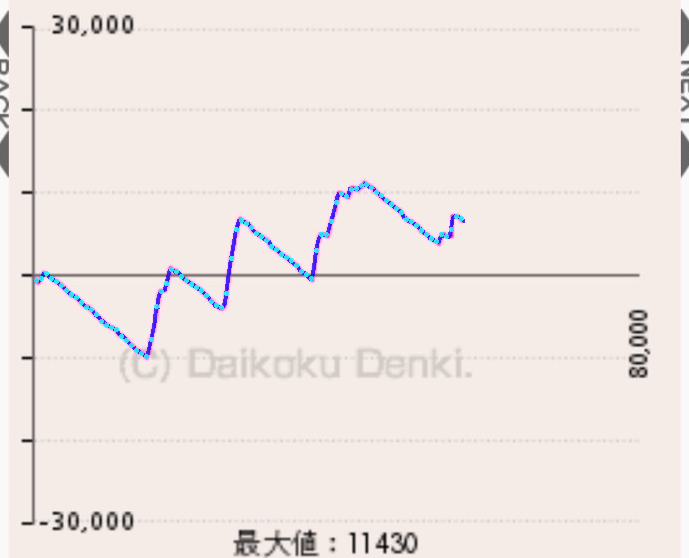
#> input picture graphs/advanced_extracted_data/S__78209128_optimal_overlay.png, 689 x 558 px
$ python -i advanced_graph_extractor.py   (imports and definitions only)
#> lines starting #> are read from the running program, lines starting #| are printed output that depends on the picture; after the words box and inside, x2 and y2 are one past the last pixel; in counts of white or black regions, pixels touching at a corner belong together
#!/usr/bin/env python3
"""
高度なグラフデータ抽出システム
- 適応的しきい値処理
- グラフパターン別の最適化
- エッジ強調アルゴリズム
- 多段階スムージング
"""

import os
import json
import numpy as np
from PIL import Image, ImageDraw, ImageFilter
import cv2
import pandas as pd
from typing import Tuple, List, Dict, Optional
import matplotlib.pyplot as plt
from scipy.interpolate import interp1d, UnivariateSpline
from scipy.signal import savgol_filter, medfilt
from scipy.ndimage import gaussian_filter1d
import warnings
# [1 line not run here, left out]

class AdvancedGraphExtractor:
    """高度なグラフデータ抽出システム"""

    def __init__(self, config_path="graph_boundaries_final_config.json"):
        """初期化"""
        try:
            with open(config_path, "r") as f:
                self.config = json.load(f)
            self.boundaries = self.config["boundaries"]
        except FileNotFoundError:
            print(f"警告: 設定ファイル {config_path} が見つかりません。デフォルト値を使用します。")
            self.boundaries = self._get_default_boundaries()

        self.debug_mode = True

    def _get_default_boundaries(self) -> dict:
        """デフォルトの境界値を返す"""
        return {
            "start_x": 36,
            "end_x": 620,
            "top_y": 26,
            "bottom_y": 523,
            "zero_y": 274
        }

    def log(self, message, level="INFO"):
        """ログ出力"""
        if self.debug_mode:
            symbols = {"INFO": "📋", "SUCCESS": "✅", "WARNING": "⚠️", "ERROR": "❌", "DEBUG": "🔍"}
            print(f"{symbols.get(level, '📋')} [{level}] {message}")

    def detect_graph_color_advanced(self, img_array: np.ndarray) -> Tuple[str, np.ndarray, Dict]:
        """高度な色検出（複数の色空間を活用）"""
        # BGRからHSVに変換
        img_bgr = cv2.cvtColor(img_array, cv2.COLOR_RGB2BGR)
        img_hsv = cv2.cvtColor(img_bgr, cv2.COLOR_BGR2HSV)
        img_lab = cv2.cvtColor(img_bgr, cv2.COLOR_BGR2LAB)

        # グラフ領域全体でサンプリング（より広範囲で検出）
        roi_hsv = img_hsv[
            self.boundaries["top_y"]:self.boundaries["bottom_y"],
            self.boundaries["start_x"]:self.boundaries["end_x"]
        ]

        # より精密な色範囲の定義（HSV）- ピンク検出を強化
        color_ranges = {
            "pink": [(150, 40, 80), (170, 255, 255)],  # より厳密なピンク範囲
            "purple": [(120, 40, 80), (150, 255, 255)],
            "blue": [(90, 40, 80), (120, 255, 255)],
            "cyan": [(80, 40, 80), (100, 255, 255)]
        }

        color_counts = {}
        best_mask = None
        best_color = None
        best_count = 0
        color_properties = {}

        for color_name, (lower, upper) in color_ranges.items():
            lower = np.array(lower)
            upper = np.array(upper)

            # HSVマスク
            mask_roi = cv2.inRange(roi_hsv, lower, upper)
            count = np.sum(mask_roi > 0)
            color_counts[color_name] = count

            if count > best_count:
                best_count = count
                best_color = color_name
                # フルサイズのマスクを作成
                best_mask = cv2.inRange(img_hsv, lower, upper)

                # 色の特性を保存
                masked_pixels = roi_hsv[mask_roi > 0]
                if len(masked_pixels) > 0:
                    color_properties[color_name] = {
                        "mean_hue": np.mean(masked_pixels[:, 0]),
                        "mean_saturation": np.mean(masked_pixels[:, 1]),
                        "mean_value": np.mean(masked_pixels[:, 2]),
                        "std_hue": np.std(masked_pixels[:, 0])
                    }

        # 適応的しきい値の調整
        if best_color and best_color in color_properties:
            props = color_properties[best_color]
            # 色の特性に基づいてマスクを微調整
            if props["std_hue"] < 10:  # 色相が安定している場合
                # より厳密な範囲で再検出
                h_center = props["mean_hue"]
                h_range = max(5, props["std_hue"] * 2)
                lower_adaptive = np.array([h_center - h_range, 30, 30])
                upper_adaptive = np.array([h_center + h_range, 255, 255])
                best_mask = cv2.inRange(img_hsv, lower_adaptive, upper_adaptive)

        # ノイズ除去
        kernel = np.ones((3, 3), np.uint8)
        best_mask = cv2.morphologyEx(best_mask, cv2.MORPH_CLOSE, kernel)
        best_mask = cv2.morphologyEx(best_mask, cv2.MORPH_OPEN, kernel)

        self.log(f"色検出結果: {color_counts}", "DEBUG")

        return best_color, best_mask, color_properties

    def extract_line_advanced(self, img_array: np.ndarray, mask: np.ndarray, color_props: Dict) -> List[Tuple[float, float]]:
        """高度なライン抽出（ピーク検出重視）"""
        points = []

        # X座標ごとにスキャン
        for x in range(self.boundaries["start_x"], self.boundaries["end_x"]):
            # グラフ領域内でマスクをチェック
            column_mask = mask[self.boundaries["top_y"]:self.boundaries["bottom_y"], x]

            # マスクされたピクセルの重み付き中心を計算
            y_indices = np.where(column_mask > 0)[0]

            if len(y_indices) > 0:
                # 元画像から強度値を取得
                column_img = img_array[self.boundaries["top_y"]:self.boundaries["bottom_y"], x]

                # ピンクラインの強度を計算（RGB値の合計）
                intensities = []
                for y_idx in y_indices:
                    if y_idx < len(column_img):
                        pixel = column_img[y_idx]
                        # ピンクラインの特徴：R > G, R > B
                        if len(pixel) >= 3:
                            r, g, b = pixel[0], pixel[1], pixel[2]
                            intensity = float(r) - 0.5 * float(g) - 0.5 * float(b)  # ピンク強調
                            intensities.append(intensity)
                        else:
                            intensities.append(0.0)
                    else:
                        intensities.append(0.0)

                if intensities and max(intensities) > 0:
                    # 最大強度の位置を重み付き平均で精密に計算
                    max_intensity = max(intensities)
                    threshold = max_intensity * 0.7  # 最大強度の70%以上

                    weighted_sum = 0.0
                    weight_sum = 0.0

                    for i, intensity in enumerate(intensities):
                        if intensity >= threshold:
                            weight = intensity ** 2  # 二乗で重み付け
                            weighted_sum += y_indices[i] * weight
                            weight_sum += weight

                    if weight_sum > 0:
                        y_subpixel = weighted_sum / weight_sum

                        # ピーク位置の微調整
                        if len(intensities) > 2:
                            peak_idx = intensities.index(max_intensity)
                            if 0 < peak_idx < len(intensities) - 1:
                                # 3点パラボラフィッティングで真のピーク位置を推定
                                y1, y2, y3 = intensities[peak_idx-1], intensities[peak_idx], intensities[peak_idx+1]
                                if y1 != y3:  # 分母が0でない場合
                                    offset = 0.5 * (y1 - y3) / (y1 - 2*y2 + y3)
                                    y_subpixel = y_indices[peak_idx] + offset

                        # 実際のY座標に変換
                        y_actual = float(self.boundaries["top_y"]) + y_subpixel
                        points.append((float(x), y_actual))

        return points

    # [31 lines left out: function _gaussian_subpixel_peak, not called in this run]

    def adaptive_smoothing(self, points: List[Tuple[float, float]], color_type: str) -> List[Tuple[float, float]]:
        """適応的スムージング（ピーク保護重視）"""
        if len(points) < 5:
            return points

        x_vals = np.array([p[0] for p in points])
        y_vals = np.array([p[1] for p in points])

        # ピークとボトムを検出して保護
        peaks = self._detect_peaks(y_vals)
        bottoms = self._detect_peaks(-y_vals)  # 反転してボトムを検出

        # 重要点（ピーク・ボトム）のインデックス
        important_indices = set(peaks) | set(bottoms)

        # 軽微なスムージングのみ適用（ピーク保護）
        y_smooth = y_vals.copy()

        # 重要点以外のみ軽くスムージング
        for i in range(2, len(y_vals) - 2):
            if i not in important_indices:
                # 5点移動平均（重み付き）
                weights = [0.1, 0.2, 0.4, 0.2, 0.1]
                window = y_vals[i-2:i+3]
                y_smooth[i] = np.average(window, weights=weights)

        # エッジ部分はそのまま保持
        y_smooth[0] = y_vals[0]
        y_smooth[1] = y_vals[1]
        y_smooth[-2] = y_vals[-2]
        y_smooth[-1] = y_vals[-1]

        return list(zip(x_vals, y_smooth))

    def _detect_peaks(self, y_vals: np.ndarray, min_distance: int = 5) -> List[int]:
        """ピーク検出"""
        peaks = []
        for i in range(1, len(y_vals) - 1):
            # 局所最大値を検出
            if y_vals[i] > y_vals[i-1] and y_vals[i] > y_vals[i+1]:
                # 前のピークとの距離をチェック
                if not peaks or i - peaks[-1] >= min_distance:
                    peaks.append(i)
        return peaks

    # [85 lines left out: functions _robust_outlier_removal, _conservative_smooth, _aggressive_smooth, _protect_edges, not called in this run]

    def y_to_value(self, y: float, is_peak: bool = False) -> float:
        """Y座標を差枚数に変換（線の太さを考慮）

        Args:
            y: Y座標
            is_peak: True=最大値（線の上端を読む）、False=通常
        """
        # 更新された境界値を使用
        height = float(self.boundaries["bottom_y"] - self.boundaries["top_y"])

        # 2ピクセル調整（線の太さを考慮）
        # 最大値は線の上端（2px上 = y値を小さく）
        # 最小値は線の下端（2px下 = y値を大きく）
        if is_peak:
            # ピーク検出時の特別な処理
            value_at_y = 30000.0 - (y - float(self.boundaries["top_y"])) * 60000.0 / height
            if value_at_y > 0:  # プラス領域の最大値
                adjusted_y = y - 2.0  # 2px上（Y座標を小さく）
            else:  # マイナス領域の最小値
                adjusted_y = y + 2.0  # 2px下（Y座標を大きく）
        else:
            # 通常の処理
            adjusted_y = y

        value = 30000.0 - (adjusted_y - float(self.boundaries["top_y"])) * 60000.0 / height
        return np.clip(value, -30000.0, 30000.0)

    def extract_graph_data(self, image_path: str) -> Dict:
        """高度な手法でグラフデータを抽出"""
        self.log(f"処理開始: {os.path.basename(image_path)}")

        try:
            # 画像読み込み
            img = Image.open(image_path)
#> img is the input picture: PIL image 689x558 RGBA; mean R, G, B, A 239.5, 231.1, 227.8, 255

            # 画像前処理（ノイズ除去）
            img = img.filter(ImageFilter.MedianFilter(size=3))
            img_array = np.array(img)

            # 高度な色検出
            color_type, mask, color_props = self.detect_graph_color_advanced(img_array)
#> the loop in detect_graph_color_advanced, `for color_name, (lower, upper) in color_ranges.items():` made 4 passes
#> (count, best_count) on passes 1, 3: (1629, 1629), (2197, 2197)
#> pass 1, in detect_graph_color_advanced, `mask_roi = cv2.inRange(roi_hsv, lower, upper)`:
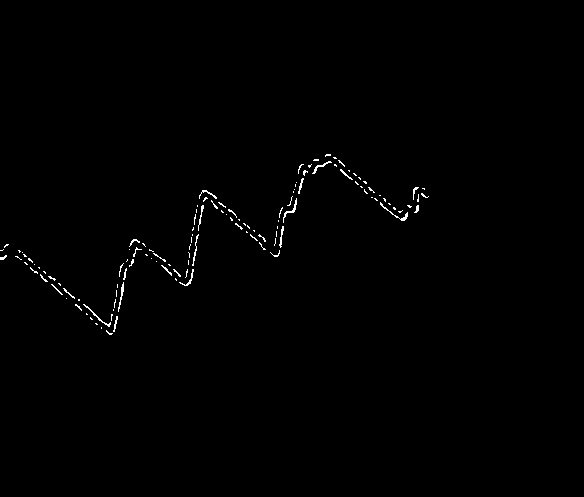
#> mask_roi: shape (497, 584); 0.56% white in thin lines or dots, all inside (x1, y1, x2, y2) = (0, 154, 429, 335)
#> pass 1, in detect_graph_color_advanced, `best_mask = cv2.inRange(img_hsv, lower, upper)`:
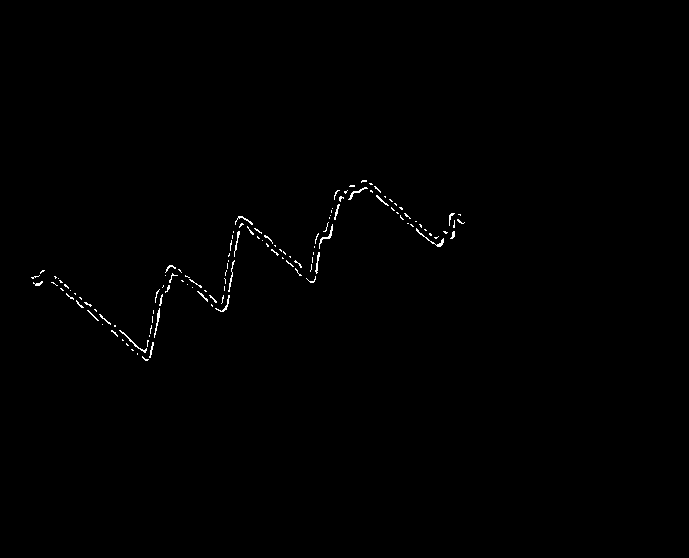
#> best_mask: shape (558, 689); 0.43% white in thin lines or dots, all inside (x1, y1, x2, y2) = (31, 180, 465, 361)
#> pass 2, in detect_graph_color_advanced, `mask_roi = cv2.inRange(roi_hsv, lower, upper)`:
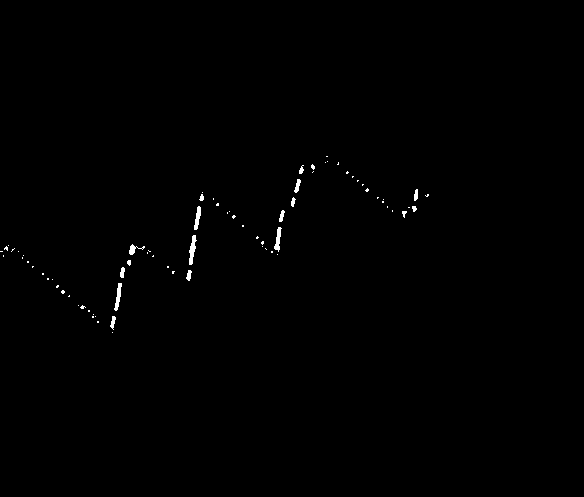
#> mask_roi: shape (497, 584); 0.39% white; 77 white regions (61 under 20 px), largest, box (x1, y1, x2, y2) and area: (189, 235, 197, 265) 129, (114, 283, 122, 311) 107, (274, 227, 282, 252) 100
#> pass 3, in detect_graph_color_advanced, `mask_roi = cv2.inRange(roi_hsv, lower, upper)`:
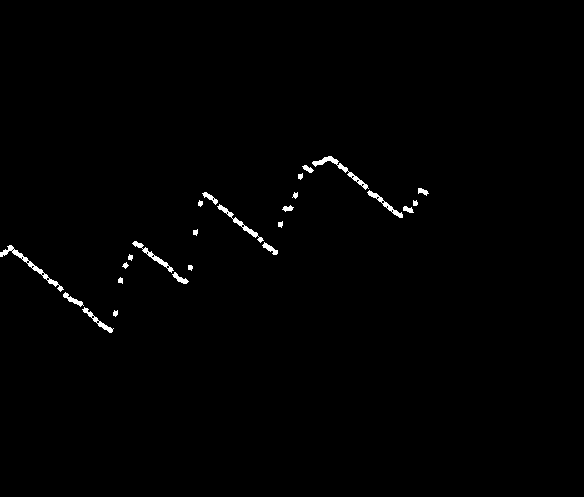
#> mask_roi: shape (497, 584); 0.76% white; 25 white regions, largest, box (x1, y1, x2, y2) and area: (0, 245, 64, 292) 327, (312, 156, 369, 190) 283, (217, 204, 264, 243) 228
#> after the loop in detect_graph_color_advanced, `for color_name, (lower, upper) in color_ranges.items():`:
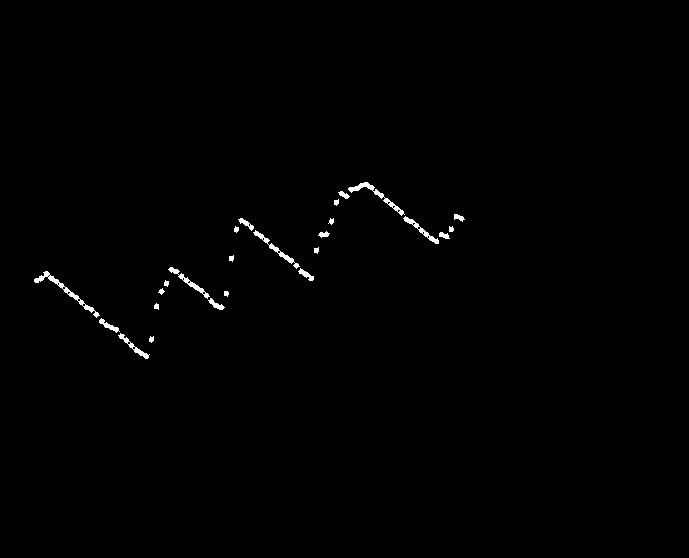
#> best_mask: shape (558, 689); 0.57% white; 25 white regions, largest, box (x1, y1, x2, y2) and area: (34, 271, 100, 318) 335, (348, 182, 405, 216) 283, (253, 230, 300, 269) 228
#> after the loop in detect_graph_color_advanced, `for color_name, (lower, upper) in color_ranges.items():`: best_color = 'blue'; best_count = 2197; color_counts = {'pink': 1629, 'purple': 1142, 'blue': 2197, 'cyan': 1969}; color_properties = 2 items; masked_pixels = 2197 rows, first 8: [111, 181, 233], [95, 197, 242], [94, 197, 243], [94, 198, 244], [93, 198, 246], [93, 198, 246], [94, 198, 246], [95, 198, 242]
#> in detect_graph_color_advanced, `props = color_properties[best_color]`: props = {'mean_hue': 95.09, 'mean_saturation': 196.7, 'mean_value': 242.1, 'std_hue': 4.16}
#> in detect_graph_color_advanced, `h_center = props["mean_hue"]`: h_center = 95.09
#> in detect_graph_color_advanced, `h_range = max(5, props["std_hue"] * 2)`: h_range = 8.32
#> in detect_graph_color_advanced, `lower_adaptive = np.array([h_center - h_range, 30, 30])`: lower_adaptive = [86.77, 30, 30]
#> in detect_graph_color_advanced, `upper_adaptive = np.array([h_center + h_range, 255, 255])`: upper_adaptive = [103.4, 255, 255]
#> in detect_graph_color_advanced, `best_mask = cv2.morphologyEx(best_mask, cv2.MORPH_OPEN, kernel)`:
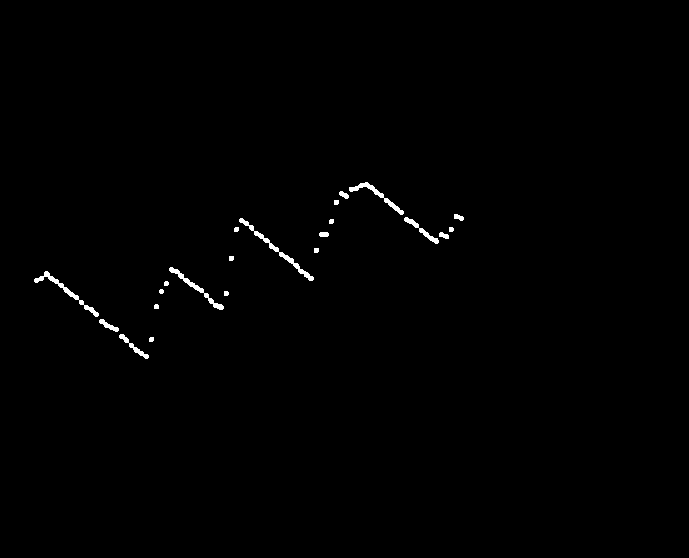
#> best_mask: shape (558, 689); 0.57% white; 22 white regions, largest, box (x1, y1, x2, y2) and area: (239, 218, 314, 281) 393, (34, 271, 99, 317) 333, (169, 267, 224, 310) 292
#> color_type = 'blue'; color_props = 2 items
            self.log(f"グラフ色: {color_type}", "INFO")

            # 最大値を取得
            max_rotation = 50000  # 簡略化
            self.log(f"最大回転数: {max_rotation}", "INFO")

            # 高度なライン抽出
            raw_points = self.extract_line_advanced(img_array, mask, color_props)
#> the loop in extract_line_advanced, `for x in range(self.boundaries["start_x"], self.boundaries["end_x"]):` made 584 passes
#> y_indices on passes 1 to 3: [252, 253, 254, 255, 256], [252, 253, 254, 255, 256], [252, 253, 254, 255]
#> after the loop in extract_line_advanced, `for x in range(self.boundaries["start_x"], self.boundaries["end_x"]):`: points = [(172, 272), (178, 275.1), (219, 304), (220, 304), (323, 232), (324, 232), (345, 193), (435, 238), (436, 238)]
#> raw_points has the same summary as points in extract_line_advanced
            self.log(f"検出点数（生データ）: {len(raw_points)}", "INFO")

            # 適応的スムージング
            smooth_points = self.adaptive_smoothing(raw_points, color_type)
#> in adaptive_smoothing, `x_vals = np.array([p[0] for p in points])`: x_vals = [172, 178, 219, 220, 323, 324, 345, 435, 436]
#> in adaptive_smoothing, `y_vals = np.array([p[1] for p in points])`: y_vals = [272, 275.1, 304, 304, 232, 232, 193, 238, 238]
#> the loop in _detect_peaks, `for i in range(1, len(y_vals) - 1):` made 7 passes
#> after the loop in _detect_peaks, `for i in range(1, len(y_vals) - 1):`: peaks = []
#> the loop in _detect_peaks (call 2), `for i in range(1, len(y_vals) - 1):` made 7 passes
#> in adaptive_smoothing, `bottoms = self._detect_peaks(-y_vals)`: bottoms = [6]
#> in adaptive_smoothing, `important_indices = set(peaks) | set(bottoms)`: important_indices = 1 item
#> in adaptive_smoothing, `y_smooth = y_vals.copy()`: y_smooth = [272, 275.1, 304, 304, 232, 232, 193, 238, 238]
#> the loop in adaptive_smoothing, `for i in range(2, len(y_vals) - 2):` made 5 passes
#> window on passes 1 to 4: [272, 275.1, 304, 304, 232], [275.1, 304, 304, 232, 232], [304, 304, 232, 232, 193], [304, 232, 232, 193, 238]
#> after the loop in adaptive_smoothing, `for i in range(2, len(y_vals) - 2):`: y_smooth = [272, 275.1, 287.8, 279.5, 249.7, 232, 193, 238, 238]
#> smooth_points = [(172, 272), (178, 275.1), (219, 287.8), (220, 279.5), (323, 249.7), (324, 232), (345, 193), (435, 238), (436, 238)]
            self.log(f"スムージング後の点数: {len(smooth_points)}", "INFO")

            # データ変換（最大値・最小値を特定）
            data = []
            values_for_peak = []

            # まず全データを一度変換して最大値・最小値の位置を特定
            for x, y in smooth_points:
                value = self.y_to_value(y, is_peak=False)
                values_for_peak.append(value)
#> this loop made 9 passes
#> (x, y, adjusted_y in y_to_value, value) on passes 1 to 8: (172, 272, 272, 301.8), (178, 275.1, 275.1, -73.58), (219, 287.8, 287.8, -1608.3), (220, 279.5, 279.5, -604.9), (323, 249.7, 249.7, 2994), (324, 232, 232, 5130.8), (345, 193, 193, 9839), (435, 238, 238, 4406.4)
#> after the loop, values_for_peak = [301.8, -73.58, -1608.3, -604.9, 2994, 5130.8, 9839, 4406.4, 4406.4]

            # 最大値と最小値のインデックスを見つける
            if values_for_peak:
                max_idx = np.argmax(values_for_peak)
#> max_idx = 6
                min_idx = np.argmin(values_for_peak)
#> min_idx = 2
            else:
                max_idx = min_idx = -1

            # 実際のデータ変換（最大値・最小値は2px調整）
            for i, (x, y) in enumerate(smooth_points):
                rotation = (x - float(self.boundaries["start_x"])) * max_rotation / \
                          float(self.boundaries["end_x"] - self.boundaries["start_x"])

                # 最大値または最小値の場合は特別な処理
                is_peak = (i == max_idx or i == min_idx)
                value = self.y_to_value(y, is_peak=is_peak)

                data.append({
                    "rotation": rotation,
                    "value": value,
                    "x": x,
                    "y": y,
                    "is_max": i == max_idx,
                    "is_min": i == min_idx
                })
#> this loop made 9 passes
#> (x, y, rotation, is_peak, adjusted_y in y_to_value, value) on passes 1, 2, 4, 5, 6, 8, 9: (172, 272, 11643.8, False, 272, 301.8), (178, 275.1, 12157.5, False, 275.1, -73.58), (220, 279.5, 15753.4, False, 279.5, -604.9), (323, 249.7, 24571.9, False, 249.7, 2994), (324, 232, 24657.5, False, 232, 5130.8), (435, 238, 34161, False, 238, 4406.4), (436, 238, 34246.6, False, 238, 4406.4)
#> after the loop, data = 9 items

            # データ品質チェック
            is_valid, quality_msg = self.validate_data_quality(data)
#> is_valid = False; quality_msg = 'データポイントが少なすぎます: 9点'

            return {
                "image": os.path.basename(image_path),
                "color_type": color_type,
                "max_rotation": max_rotation,
                "points": len(smooth_points),
                "data": data,
                "quality": {
                    "is_valid": is_valid,
                    "message": quality_msg
                },
                "processing": {
                    "method": "advanced",
                    "raw_points": len(raw_points),
                    "smooth_points": len(smooth_points),
                    "color_properties": color_props.get(color_type, {})
                }
            }

        except Exception as e:
            self.log(f"エラーが発生しました: {str(e)}", "ERROR")
            return {
                "image": os.path.basename(image_path),
                "error": str(e),
                "data": []
            }

    def validate_data_quality(self, data: List[dict]) -> Tuple[bool, str]:
        """データ品質をチェック"""
        if not data:
            return False, "データが空です"

        if len(data) < 10:
            return False, f"データポイントが少なすぎます: {len(data)}点"

        # 値の範囲チェック
        values = [d["value"] for d in data]
        if all(v == values[0] for v in values):
            return False, "すべての値が同一です"

        # 最初と最後の値の差をチェック
        if len(values) >= 2:
            first_last_diff = abs(values[0] - values[-1])
            if first_last_diff < 100:
                return False, "値の変動が小さすぎます"

        return True, "データ品質OK"

    # [237 lines left out: functions save_to_csv, create_visualization, create_detailed_overlay, main, not called in this run]

# [2 lines not run here, left out]

>>> result = AdvancedGraphExtractor().extract_graph_data('graphs/advanced_extracted_data/S__78209128_optimal_overlay.png')
#> result = 7 items
